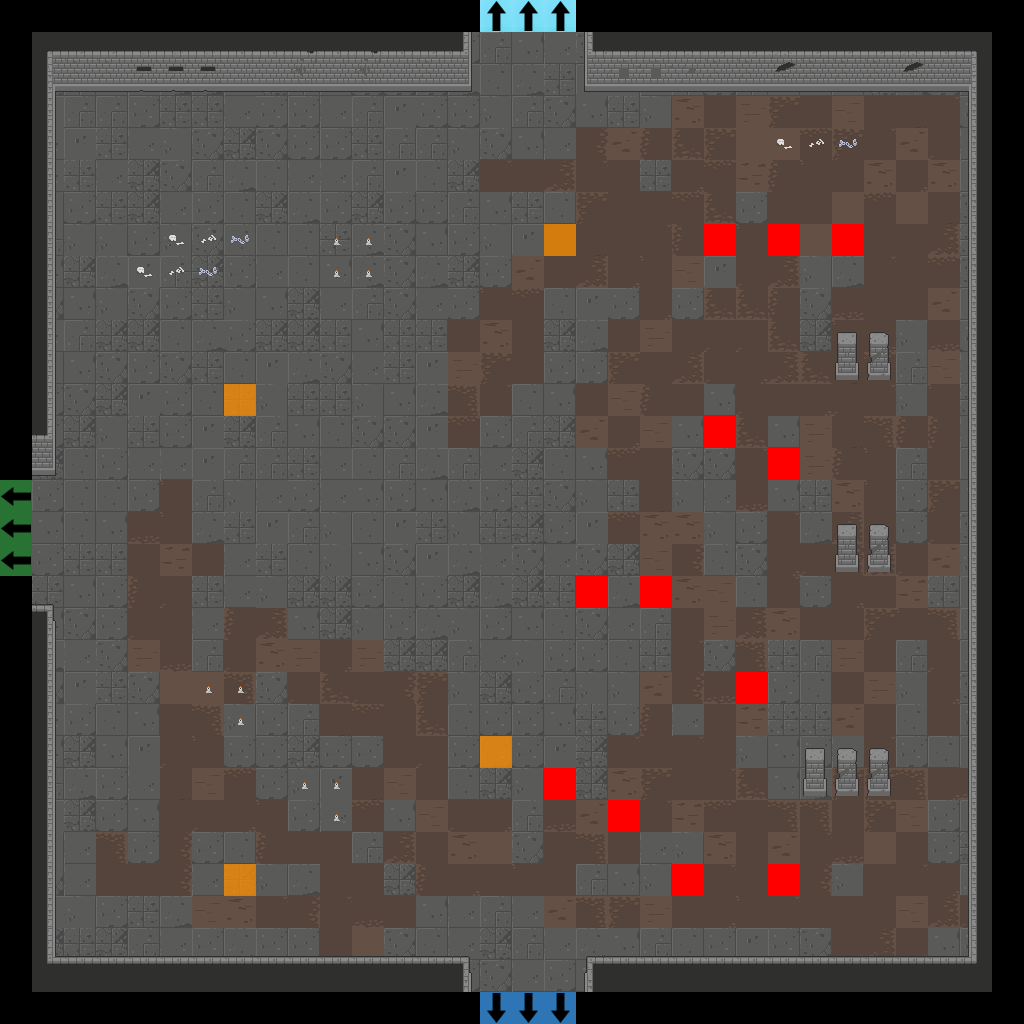

Below is a game level as drawn by its tile map, then a one-line description and the .tmx that defines it (tile-layer data replaced by summaries):
An orthogonal 32x32 tile map with 32x32 px tiles, 7 tile layers (Floor, Walls, Doors, Pillars, ...), 2 tilesets.

<map version="1.2" tiledversion="2019.04.18" orientation="orthogonal" renderorder="right-down" width="32" height="32" tilewidth="32" tileheight="32" infinite="0" nextlayerid="22" nextobjectid="1">
 <tileset firstgid="1" source="Dungeon_Tileset_2.tsx" />
 <tileset firstgid="321" source="flags.tsx" />
 <layer id="15" name="Floor" width="32" height="32">
  <data>[1024 cells, 900 non-empty, 42 distinct tile ids]</data>
 </layer>
 <layer id="16" name="Walls" width="32" height="32">
  <data>[1024 cells, 161 non-empty, 37 distinct tile ids]</data>
 </layer>
 <layer id="17" name="Doors" width="32" height="32">
  <data>[1024 cells, 0 non-empty, 0 distinct tile ids]</data>
 </layer>
 <layer id="18" name="Pillars" width="32" height="32">
  <data>[1024 cells, 14 non-empty, 4 distinct tile ids]</data>
 </layer>
 <layer id="19" name="Candles" width="32" height="32">
  <data>[1024 cells, 10 non-empty, 1 distinct tile ids]</data>
 </layer>
 <layer id="20" name="Debris" width="32" height="32">
  <data>[1024 cells, 9 non-empty, 3 distinct tile ids]</data>
 </layer>
 <layer id="21" name="Flags" width="32" height="32">
  <data>[1024 cells, 25 non-empty, 5 distinct tile ids]</data>
 </layer>
</map>
